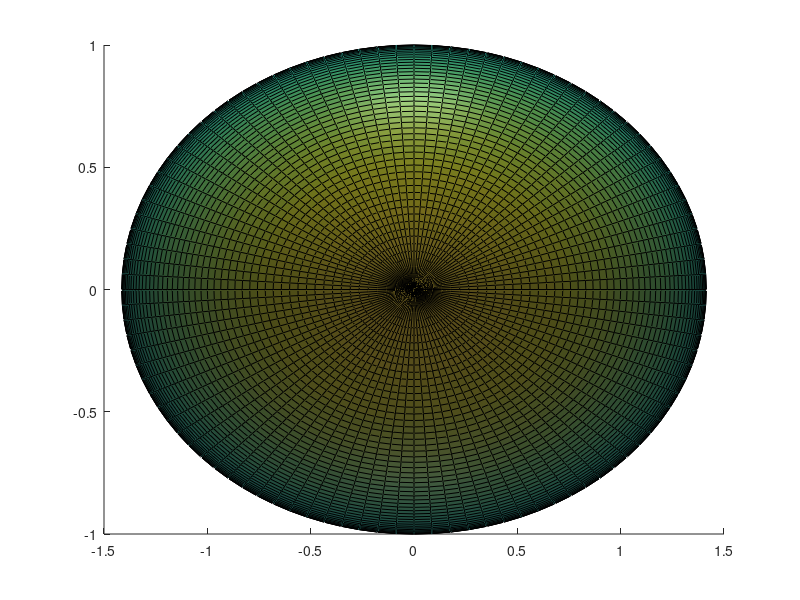

Reproduce this figure in MATLAB. (Note: this script raises an error after producing the figure.)

%set up figure
if ishandle(256), close(256); end
figure(256)

%define principal moments of inertia and KE
I = [1 2 3];
T = 1;

%make the ellipsoid
[xe,ye,ze]=ellipsoid(0,0,0,sqrt(2*T/I(1)),sqrt(2*T/I(2)),...
    sqrt(2*T/I(3)),100);
s1 = surface(xe,ye,ze,'FaceAlpha',0.8,'SpecularExponent',10,...
    'SpecularStrength',0.3);
hold on
%set up lighting
l(1) = light('Position',[0 1.5 0]);
%l(2) = light('Position',[1.5 0.5 -0.5]);
lighting phong
shading interp
cs = colormap('gray');
cs = cs(30:50,:);
colormap(cs)
view(3)
axis equal
view(-200,28)
pc = [0.3,0.3,0.3];
plot3([0 2],[0 0],[0,0],'Linewidth',2,'Color',pc)
plot3([0 0],[0 2],[0,0],'Linewidth',2,'Color',pc)
plot3([0 0],[0 0],[0,1.5],'Linewidth',2,'Color',pc)
set(gca,'Visible','off')
text(1.9,0,0,'I_1','FontName','Times','FontSize',14)
text(0.05,2.18,0,'I_2','FontName','Times','FontSize',14)
text(0.02,0,1.55,'I_3','FontName','Times','FontSize',14)

%define angular momenta of polhodes - one at the critical point, two above
%and two below
cp = sqrt(2*T*I(2));
minL = sqrt(2*T*I(1));
maxL = sqrt(2*T*I(3));
Ls = [minL*1.001,linspace(minL*1.01,cp,4),...
    linspace(cp,maxL*0.99,4),maxL*0.9999];

for j = 1:length(Ls)
    L = Ls(j);
    if L < sqrt(2*T*I(2))
        psi0 = acos((1/I(1) + 1/I(2) - 4*T/L^2)/(1/I(1) - 1/I(2)))/2;
        psi = [psi0:pi/1000:pi - psi0; pi+psi0:pi/1000:2*pi - psi0];
    else
        psi = 0:pi/1000:2*pi;
    end
    
    temp = ((2*T/L^2) - 1/I(3))./...
        ((cos(psi).^2/I(2) + sin(psi).^2/I(1)) - 1/I(3));
    sth = sqrt(temp);
    cth = sqrt(1 - temp);
    %clean up MATLAB's numerical garbage:
    if any(imag(cth)~=1), cth = real(cth); end
    
    %find cartesian coordinates (because they're easy to plot)
    x = -L/I(1)*sth.*sin(psi);
    y = L/I(2)*sth.*cos(psi);
    z = -L/I(3)*cth;
    
    
    %plot!
    if L < sqrt(2*T*I(2))
        for k=1:2
            plot3([x(k,:),x(k,end:-1:1)],[y(k,:),y(k,end:-1:1)],...
                [z(k,:),-z(k,end:-1:1)],'k','Linewidth',2)
        end
    else
        plot3(x,y,z,'k','Linewidth',2)
        plot3(x,y,-z,'k','Linewidth',2)
    end
end